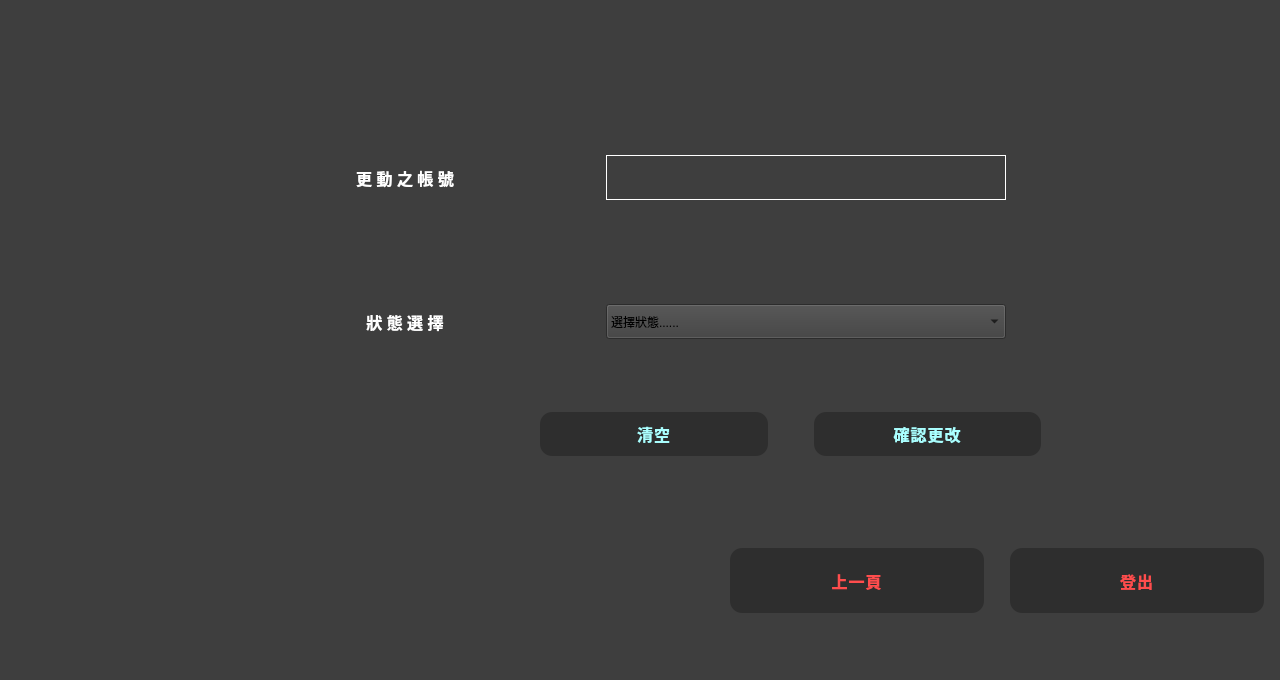
<?xml version="1.0" encoding="UTF-8"?>
<ui version="4.0">
 <class>setstatuswindow</class>
 <widget class="QMainWindow" name="setstatuswindow">
  <property name="geometry">
   <rect>
    <x>0</x>
    <y>0</y>
    <width>1280</width>
    <height>680</height>
   </rect>
  </property>
  <property name="windowTitle">
   <string>MainWindow</string>
  </property>
  <property name="styleSheet">
   <string notr="true"> background-color: rgb(62, 62, 62);</string>
  </property>
  <widget class="QWidget" name="centralwidget">
   <widget class="QWidget" name="gridLayoutWidget">
    <property name="geometry">
     <rect>
      <x>210</x>
      <y>80</y>
      <width>891</width>
      <height>341</height>
     </rect>
    </property>
    <layout class="QGridLayout" name="gridLayout">
     <item row="0" column="1">
      <widget class="QLineEdit" name="accountEdit">
       <property name="minimumSize">
        <size>
         <width>350</width>
         <height>45</height>
        </size>
       </property>
       <property name="maximumSize">
        <size>
         <width>400</width>
         <height>16777215</height>
        </size>
       </property>
       <property name="styleSheet">
        <string notr="true">QLineEdit {
    border: 1px solid white;  /* 設定細白邊框 */
    background-color: rgb(62, 62, 62);  /* 設定背景顏色為暗灰色 */
    color: white;             /* 設定文字顏色為白色 */
    padding: 5px;             /* 內邊距，避免文字太邊緣 */
}

QLineEdit:focus {
    background-color: white;  /* 當焦點在 QLineEdit 上時，背景改為白色 */
    color: black;             /* 輸入時文字顏色改為黑色 */
    border: 1px solid rgb(255, 85, 85); /* 輸入框的邊框顏色改為紅色 */
}
</string>
       </property>
      </widget>
     </item>
     <item row="0" column="0">
      <widget class="QLabel" name="label">
       <property name="minimumSize">
        <size>
         <width>0</width>
         <height>80</height>
        </size>
       </property>
       <property name="maximumSize">
        <size>
         <width>200</width>
         <height>16777215</height>
        </size>
       </property>
       <property name="styleSheet">
        <string notr="true">QLabel {
    color: white;              /* 字體顏色設定為白色 */
    font-weight: bold;         /* 字體設定為粗體 */
    font-size: 16px;           /* 字體大小設定為12px */
}
</string>
       </property>
       <property name="text">
        <string>更 動 之 帳 號</string>
       </property>
       <property name="alignment">
        <set>Qt::AlignmentFlag::AlignCenter</set>
       </property>
      </widget>
     </item>
     <item row="1" column="0">
      <widget class="QLabel" name="label_2">
       <property name="minimumSize">
        <size>
         <width>0</width>
         <height>80</height>
        </size>
       </property>
       <property name="maximumSize">
        <size>
         <width>200</width>
         <height>16777215</height>
        </size>
       </property>
       <property name="styleSheet">
        <string notr="true">QLabel {
    color: white;              /* 字體顏色設定為白色 */
    font-weight: bold;         /* 字體設定為粗體 */
    font-size: 16px;           /* 字體大小設定為12px */
}
</string>
       </property>
       <property name="text">
        <string>狀 態 選 擇</string>
       </property>
       <property name="alignment">
        <set>Qt::AlignmentFlag::AlignCenter</set>
       </property>
      </widget>
     </item>
     <item row="1" column="1">
      <widget class="QComboBox" name="statuscomboBox">
       <property name="minimumSize">
        <size>
         <width>350</width>
         <height>35</height>
        </size>
       </property>
       <item>
        <property name="text">
         <string>選擇狀態......</string>
        </property>
       </item>
       <item>
        <property name="text">
         <string>普通用戶</string>
        </property>
       </item>
       <item>
        <property name="text">
         <string>管理人員</string>
        </property>
       </item>
       <item>
        <property name="text">
         <string>上鎖(普通用戶)</string>
        </property>
       </item>
       <item>
        <property name="text">
         <string>解鎖(普通用戶)</string>
        </property>
       </item>
      </widget>
     </item>
    </layout>
   </widget>
   <widget class="QWidget" name="gridLayoutWidget_3">
    <property name="geometry">
     <rect>
      <x>730</x>
      <y>490</y>
      <width>534</width>
      <height>181</height>
     </rect>
    </property>
    <layout class="QGridLayout" name="gridLayout_3">
     <item row="0" column="2">
      <widget class="QPushButton" name="logout">
       <property name="minimumSize">
        <size>
         <width>250</width>
         <height>65</height>
        </size>
       </property>
       <property name="cursor">
        <cursorShape>PointingHandCursor</cursorShape>
       </property>
       <property name="styleSheet">
        <string notr="true">QPushButton {
    background-color: #2e2e2e;     /* 灰底 */
    color: #ff4d4d;                /* 紅字 */
    border: none;
    border-radius: 12px;           /* 圓角 */
    padding: 10px 20px;
    font-size: 16px;
    font-weight: bold;
    letter-spacing: 1px;
}

QPushButton:hover {
    background-color: #3a3a3a;
    color: #ff6666;
}

QPushButton:pressed {
    background-color: #1a1a1a;
    color: #ffffff;
}
</string>
       </property>
       <property name="text">
        <string>登出</string>
       </property>
      </widget>
     </item>
     <item row="0" column="0">
      <widget class="QPushButton" name="back">
       <property name="minimumSize">
        <size>
         <width>250</width>
         <height>65</height>
        </size>
       </property>
       <property name="cursor">
        <cursorShape>PointingHandCursor</cursorShape>
       </property>
       <property name="styleSheet">
        <string notr="true">QPushButton {
    background-color: #2e2e2e;     /* 灰底 */
    color: #ff4d4d;                /* 紅字 */
    border: none;
    border-radius: 12px;           /* 圓角 */
    padding: 10px 20px;
    font-size: 16px;
    font-weight: bold;
    letter-spacing: 1px;
}

QPushButton:hover {
    background-color: #3a3a3a;
    color: #ff6666;
}

QPushButton:pressed {
    background-color: #1a1a1a;
    color: #ffffff;
}
</string>
       </property>
       <property name="text">
        <string>上一頁</string>
       </property>
      </widget>
     </item>
     <item row="0" column="1">
      <spacer name="verticalSpacer">
       <property name="orientation">
        <enum>Qt::Orientation::Vertical</enum>
       </property>
       <property name="sizeHint" stdset="0">
        <size>
         <width>20</width>
         <height>40</height>
        </size>
       </property>
      </spacer>
     </item>
    </layout>
   </widget>
   <widget class="QWidget" name="gridLayoutWidget_2">
    <property name="geometry">
     <rect>
      <x>540</x>
      <y>390</y>
      <width>501</width>
      <height>88</height>
     </rect>
    </property>
    <layout class="QGridLayout" name="gridLayout_2">
     <item row="0" column="2">
      <widget class="QPushButton" name="change">
       <property name="cursor">
        <cursorShape>PointingHandCursor</cursorShape>
       </property>
       <property name="styleSheet">
        <string notr="true">QPushButton {
    background-color: #2e2e2e;     /* 灰底 */
    color: rgb(170, 255, 255);                /* 紅字 */
    border: none;
    border-radius: 12px;           /* 圓角 */
    padding: 10px 20px;
    font-size: 16px;
    font-weight: bold;
    letter-spacing: 1px;
}

QPushButton:hover {
    background-color: #3a3a3a;
    color: #ff6666;
}

QPushButton:pressed {
    background-color: #1a1a1a;
    color: #ffffff;
}
</string>
       </property>
       <property name="text">
        <string>確認更改</string>
       </property>
      </widget>
     </item>
     <item row="0" column="1">
      <spacer name="horizontalSpacer">
       <property name="orientation">
        <enum>Qt::Orientation::Horizontal</enum>
       </property>
       <property name="sizeType">
        <enum>QSizePolicy::Policy::Fixed</enum>
       </property>
       <property name="sizeHint" stdset="0">
        <size>
         <width>40</width>
         <height>20</height>
        </size>
       </property>
      </spacer>
     </item>
     <item row="0" column="0">
      <widget class="QPushButton" name="clear">
       <property name="cursor">
        <cursorShape>PointingHandCursor</cursorShape>
       </property>
       <property name="styleSheet">
        <string notr="true">QPushButton {
    background-color: #2e2e2e;     /* 灰底 */
    color: rgb(170, 255, 255);                /* 紅字 */
    border: none;
    border-radius: 12px;           /* 圓角 */
    padding: 10px 20px;
    font-size: 16px;
    font-weight: bold;
    letter-spacing: 1px;
}

QPushButton:hover {
    background-color: #3a3a3a;
    color: #ff6666;
}

QPushButton:pressed {
    background-color: #1a1a1a;
    color: #ffffff;
}
</string>
       </property>
       <property name="text">
        <string>清空</string>
       </property>
      </widget>
     </item>
    </layout>
   </widget>
  </widget>
  <widget class="QMenuBar" name="menubar">
   <property name="geometry">
    <rect>
     <x>0</x>
     <y>0</y>
     <width>1280</width>
     <height>20</height>
    </rect>
   </property>
  </widget>
  <widget class="QStatusBar" name="statusbar"/>
 </widget>
 <resources/>
 <connections/>
</ui>
